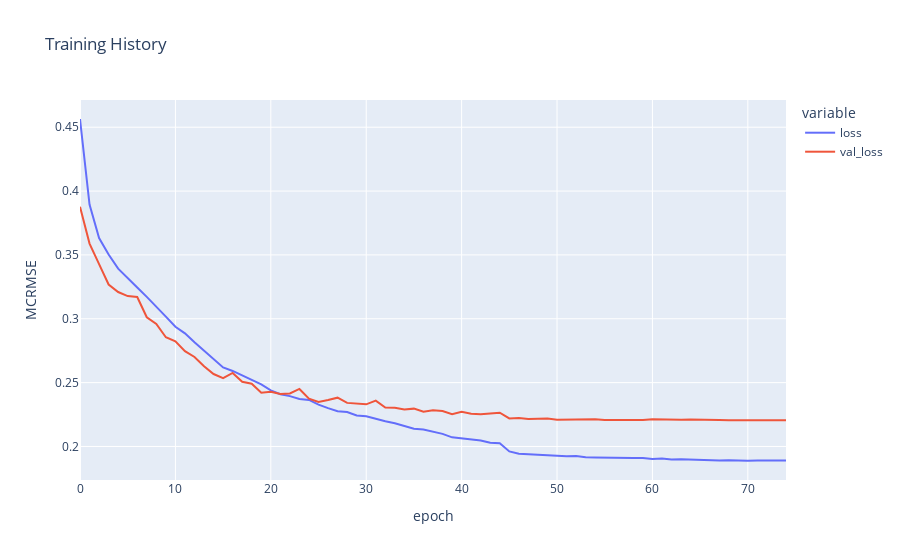

The code cell stored with this chart in its notebook:
### Code cell
fig = px.line(
    history.history, y=['loss', 'val_loss'],
    labels={'index': 'epoch', 'value': 'MCRMSE'}, 
    title='Training History')
fig.show()

### Figure 1 — Plotly figure (JSON) as saved in the notebook; plotly's stock layout.template omitted (floating-point values rounded to 4 significant figures)
{"data": [{"hovertemplate": "variable=loss<br>epoch=%{x}<br>MCRMSE=%{y}<extra></extra>", "legendgroup": "loss", "line": {"color": "#636efa", "dash": "solid"}, "marker": {"symbol": "circle"}, "mode": "lines", "name": "loss", "orientation": "v", "showlegend": true, "type": "scatter", "x": [0, 1, 2, 3, 4, 5, 6, 7, 8, 9, 10, 11, 12, 13, 14, 15, 16, 17, 18, 19, 20, 21, 22, 23, 24, 25, 26, 27, 28, 29, 30, 31, 32, 33, 34, 35, 36, 37, 38, 39, 40, 41, 42, 43, 44, 45, 46, 47, 48, 49, 50, 51, 52, 53, 54, 55, 56, 57, 58, 59, 60, 61, 62, 63, 64, 65, 66, 67, 68, 69, 70, 71, 72, 73, 74], "xaxis": "x", "y": [0.4564, 0.3894, 0.3632, 0.3503, 0.3392, 0.3316, 0.3245, 0.3171, 0.3096, 0.3017, 0.2937, 0.2886, 0.2815, 0.2751, 0.2684, 0.2619, 0.2592, 0.2555, 0.2523, 0.2486, 0.2439, 0.2409, 0.2394, 0.2373, 0.2364, 0.2328, 0.23, 0.2276, 0.227, 0.2242, 0.2236, 0.2216, 0.2198, 0.2182, 0.2159, 0.2138, 0.2133, 0.2114, 0.2099, 0.2072, 0.2065, 0.2053, 0.2047, 0.2029, 0.2025, 0.1961, 0.1943, 0.194, 0.1935, 0.193, 0.1927, 0.1924, 0.1926, 0.1916, 0.1915, 0.1912, 0.191, 0.191, 0.191, 0.1909, 0.1903, 0.1906, 0.1898, 0.1899, 0.1897, 0.1892, 0.1889, 0.189, 0.1892, 0.1888, 0.1889, 0.1889, 0.1889, 0.1886, 0.189], "yaxis": "y"}, {"hovertemplate": "variable=val_loss<br>epoch=%{x}<br>MCRMSE=%{y}<extra></extra>", "legendgroup": "val_loss", "line": {"color": "#EF553B", "dash": "solid"}, "marker": {"symbol": "circle"}, "mode": "lines", "name": "val_loss", "orientation": "v", "showlegend": true, "type": "scatter", "x": [0, 1, 2, 3, 4, 5, 6, 7, 8, 9, 10, 11, 12, 13, 14, 15, 16, 17, 18, 19, 20, 21, 22, 23, 24, 25, 26, 27, 28, 29, 30, 31, 32, 33, 34, 35, 36, 37, 38, 39, 40, 41, 42, 43, 44, 45, 46, 47, 48, 49, 50, 51, 52, 53, 54, 55, 56, 57, 58, 59, 60, 61, 62, 63, 64, 65, 66, 67, 68, 69, 70, 71, 72, 73, 74], "xaxis": "x", "y": [0.3878, 0.3589, 0.3428, 0.3268, 0.321, 0.3178, 0.317, 0.3012, 0.2959, 0.2855, 0.2824, 0.2746, 0.2701, 0.2628, 0.2567, 0.2536, 0.2575, 0.2507, 0.2492, 0.2421, 0.2429, 0.2411, 0.2415, 0.245, 0.2374, 0.2348, 0.2364, 0.2382, 0.2341, 0.2336, 0.233, 0.2359, 0.2305, 0.2302, 0.2289, 0.2296, 0.2273, 0.2284, 0.2278, 0.2253, 0.2272, 0.2256, 0.2253, 0.2259, 0.2264, 0.222, 0.2222, 0.2216, 0.2217, 0.2218, 0.221, 0.2211, 0.2216, 0.2213, 0.2214, 0.2208, 0.2209, 0.2211, 0.2211, 0.2207, 0.2214, 0.2211, 0.2207, 0.2209, 0.2211, 0.2208, 0.2206, 0.2207, 0.2206, 0.2206, 0.2206, 0.2206, 0.2206, 0.2206, 0.2206], "yaxis": "y"}], "layout": {"legend": {"title": {"text": "variable"}, "tracegroupgap": 0}, "title": {"text": "Training History"}, "xaxis": {"anchor": "y", "domain": [0, 1], "title": {"text": "epoch"}}, "yaxis": {"anchor": "x", "domain": [0, 1], "title": {"text": "MCRMSE"}}}}
